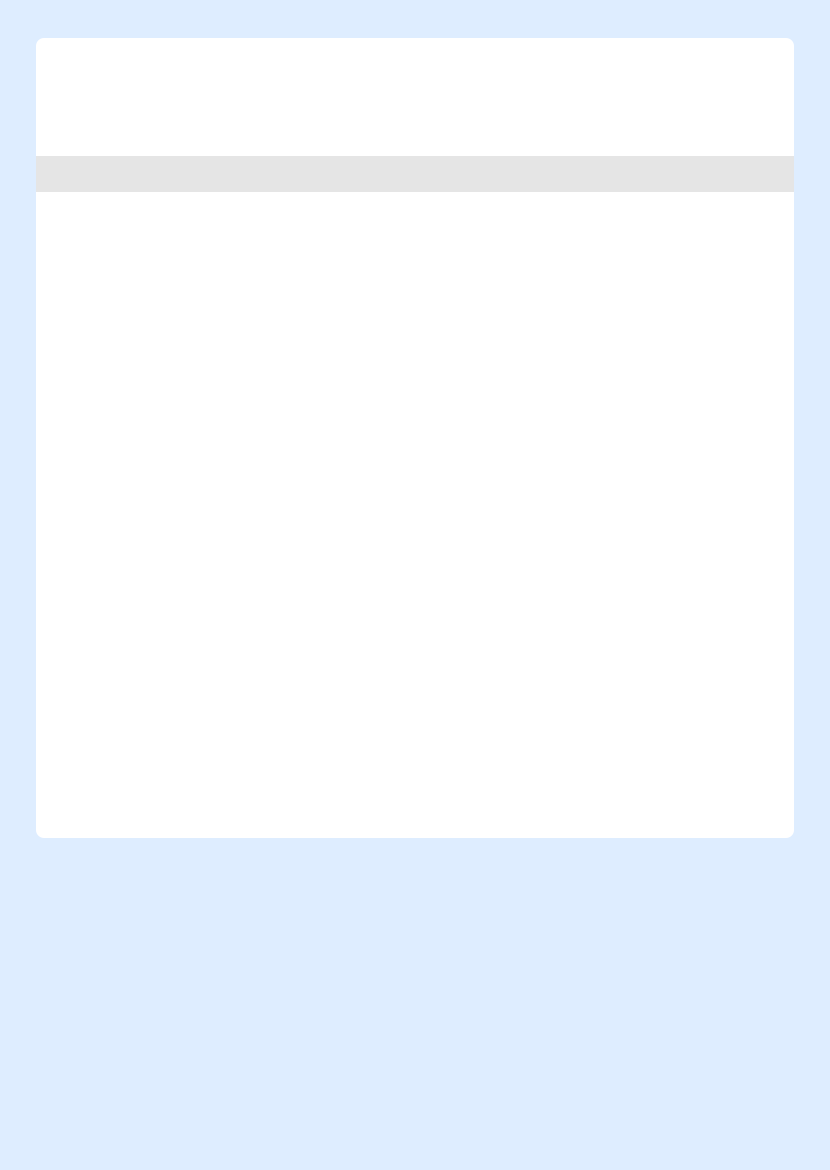
<?xml version="1.0" encoding="UTF-8"?>
<ui version="4.0">
 <class>PDFDetails</class>
 <widget class="QWidget" name="PDFDetails">
  <property name="geometry">
   <rect>
    <x>0</x>
    <y>0</y>
    <width>830</width>
    <height>1170</height>
   </rect>
  </property>
  <property name="windowTitle">
   <string/>
  </property>
  <property name="styleSheet">
   <string notr="true">background-color: rgb(222, 237, 255);</string>
  </property>
  <widget class="QWidget" name="m_page" native="true">
   <property name="geometry">
    <rect>
     <x>36</x>
     <y>38</y>
     <width>758</width>
     <height>800</height>
    </rect>
   </property>
   <property name="maximumSize">
    <size>
     <width>16777215</width>
     <height>16777215</height>
    </size>
   </property>
   <property name="styleSheet">
    <string notr="true">background-color: rgb(255, 255, 255);
border-radius:8px;
font:NotoSansCJKsc-Regular;</string>
   </property>
   <widget class="QWidget" name="widget_4" native="true">
    <property name="geometry">
     <rect>
      <x>0</x>
      <y>0</y>
      <width>758</width>
      <height>100</height>
     </rect>
    </property>
    <property name="maximumSize">
     <size>
      <width>16777215</width>
      <height>100</height>
     </size>
    </property>
    <property name="styleSheet">
     <string notr="true">background-color: transparent;</string>
    </property>
    <widget class="QLabel" name="label_18">
     <property name="geometry">
      <rect>
       <x>0</x>
       <y>28</y>
       <width>751</width>
       <height>54</height>
      </rect>
     </property>
     <property name="maximumSize">
      <size>
       <width>16777215</width>
       <height>54</height>
      </size>
     </property>
     <property name="text">
      <string/>
     </property>
     <property name="pixmap">
      <pixmap resource="../../../../resources/resources.qrc">:/images/pdf-head</pixmap>
     </property>
     <property name="alignment">
      <set>Qt::AlignCenter</set>
     </property>
    </widget>
    <widget class="QLabel" name="reinforceChart">
     <property name="geometry">
      <rect>
       <x>220</x>
       <y>28</y>
       <width>331</width>
       <height>48</height>
      </rect>
     </property>
     <property name="styleSheet">
      <string notr="true">font:NotoSansCJKsc-Regular;
font-size:18px;
background-color: transparent;
color:white;</string>
     </property>
     <property name="text">
      <string>Safety Reinforcement Chart</string>
     </property>
     <property name="alignment">
      <set>Qt::AlignCenter</set>
     </property>
    </widget>
   </widget>
   <widget class="QWidget" name="m_line" native="true">
    <property name="geometry">
     <rect>
      <x>0</x>
      <y>100</y>
      <width>758</width>
      <height>72</height>
     </rect>
    </property>
    <property name="sizePolicy">
     <sizepolicy hsizetype="Preferred" vsizetype="Minimum">
      <horstretch>0</horstretch>
      <verstretch>0</verstretch>
     </sizepolicy>
    </property>
    <property name="minimumSize">
     <size>
      <width>0</width>
      <height>36</height>
     </size>
    </property>
    <layout class="QVBoxLayout" name="verticalLayout">
     <property name="spacing">
      <number>0</number>
     </property>
     <property name="leftMargin">
      <number>0</number>
     </property>
     <property name="topMargin">
      <number>0</number>
     </property>
     <property name="rightMargin">
      <number>0</number>
     </property>
     <property name="bottomMargin">
      <number>0</number>
     </property>
     <item>
      <widget class="QWidget" name="m_tableHeader" native="true">
       <property name="sizePolicy">
        <sizepolicy hsizetype="Preferred" vsizetype="Minimum">
         <horstretch>0</horstretch>
         <verstretch>0</verstretch>
        </sizepolicy>
       </property>
       <property name="minimumSize">
        <size>
         <width>0</width>
         <height>36</height>
        </size>
       </property>
       <property name="maximumSize">
        <size>
         <width>16777215</width>
         <height>36</height>
        </size>
       </property>
       <property name="styleSheet">
        <string notr="true">background-color: rgb(229, 229, 229);
border-radius:0px;</string>
       </property>
       <layout class="QHBoxLayout" name="horizontalLayout">
        <property name="spacing">
         <number>0</number>
        </property>
        <property name="leftMargin">
         <number>16</number>
        </property>
        <property name="topMargin">
         <number>0</number>
        </property>
        <property name="rightMargin">
         <number>16</number>
        </property>
        <property name="bottomMargin">
         <number>0</number>
        </property>
        <item>
         <widget class="QLabel" name="m_columnName1">
          <property name="sizePolicy">
           <sizepolicy hsizetype="Fixed" vsizetype="Minimum">
            <horstretch>0</horstretch>
            <verstretch>0</verstretch>
           </sizepolicy>
          </property>
          <property name="maximumSize">
           <size>
            <width>500</width>
            <height>36</height>
           </size>
          </property>
          <property name="styleSheet">
           <string notr="true">color: #000000;</string>
          </property>
          <property name="text">
           <string/>
          </property>
          <property name="alignment">
           <set>Qt::AlignLeading|Qt::AlignLeft|Qt::AlignVCenter</set>
          </property>
         </widget>
        </item>
        <item>
         <widget class="QLabel" name="m_columnName2">
          <property name="maximumSize">
           <size>
            <width>16777215</width>
            <height>36</height>
           </size>
          </property>
          <property name="styleSheet">
           <string notr="true">font: NotoSansCJKsc-Regular;
font-size: 14px;
color: #000000;</string>
          </property>
          <property name="text">
           <string/>
          </property>
          <property name="alignment">
           <set>Qt::AlignLeading|Qt::AlignLeft|Qt::AlignVCenter</set>
          </property>
         </widget>
        </item>
       </layout>
      </widget>
     </item>
    </layout>
   </widget>
  </widget>
  <widget class="QLabel" name="m_picture">
   <property name="geometry">
    <rect>
     <x>0</x>
     <y>0</y>
     <width>830</width>
     <height>71</height>
    </rect>
   </property>
   <property name="styleSheet">
    <string notr="true">background-color: transparent;</string>
   </property>
   <property name="text">
    <string/>
   </property>
   <property name="pixmap">
    <pixmap resource="../../../../resources/resources.qrc">:/images/pdf-clip</pixmap>
   </property>
   <property name="alignment">
    <set>Qt::AlignCenter</set>
   </property>
  </widget>
  <widget class="QLabel" name="m_tailPic">
   <property name="geometry">
    <rect>
     <x>0</x>
     <y>852</y>
     <width>830</width>
     <height>318</height>
    </rect>
   </property>
   <property name="text">
    <string/>
   </property>
   <property name="pixmap">
    <pixmap resource="../../../../resources/resources.qrc">:/images/pdf-end</pixmap>
   </property>
  </widget>
  <widget class="QLabel" name="m_tailBar">
   <property name="geometry">
    <rect>
     <x>0</x>
     <y>1130</y>
     <width>831</width>
     <height>41</height>
    </rect>
   </property>
   <property name="styleSheet">
    <string notr="true">background-color: transparent ;
color: #ffffff;
font:16px AdobeHeitiStd-Regular;
</string>
   </property>
   <property name="text">
    <string/>
   </property>
   <property name="alignment">
    <set>Qt::AlignCenter</set>
   </property>
  </widget>
 </widget>
 <resources>
  <include location="../../../../resources/resources.qrc"/>
 </resources>
 <connections/>
</ui>
